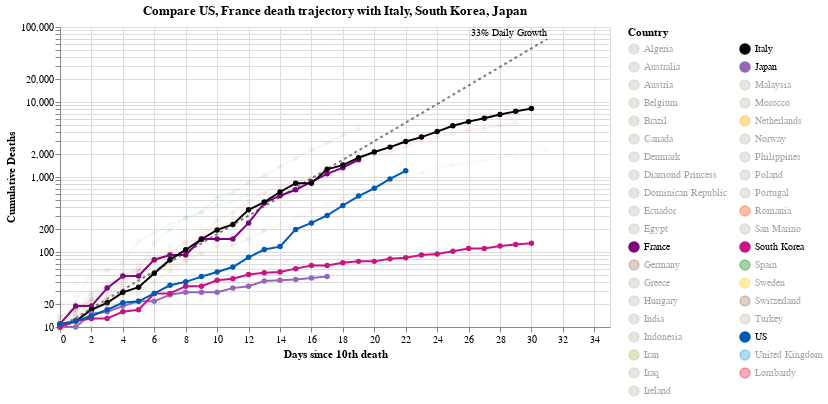

Notebook source saved alongside this figure:
### Code cell
#hide_input
chart3 = make_since_chart(['US', 'France'])
chart3

### Figure 1 — Vega-Lite specification as saved in the notebook (floating-point values rounded to 4 significant figures; data arrays with more than 128 entries replaced by an {"elided": "..."} marker saying what was removed)
{"config": {"view": {"continuousWidth": 400, "continuousHeight": 300}}, "layer": [{"mark": {"type": "line", "color": "black", "opacity": 0.5, "strokeDash": [3, 3]}, "encoding": {"x": {"type": "quantitative", "field": "Days since 10th death"}, "y": {"type": "quantitative", "field": "Confirmed Cases"}}}, {"mark": {"type": "text", "align": "right", "dy": -6, "fontSize": 10, "text": "33% Daily Growth"}, "encoding": {"x": {"type": "quantitative", "field": "Days since 10th death"}, "y": {"type": "quantitative", "field": "Confirmed Cases"}}, "transform": [{"filter": "(datum['Days since 10th death'] >= 31)"}]}, {"data": {"name": "data-6aeb6ab06bbfc933184dd2b294930324"}, "mark": {"type": "line", "point": true}, "encoding": {"color": {"type": "nominal", "field": "Country", "legend": {"columns": 2, "symbolLimit": 100}, "scale": {"domain": ["Algeria", "Australia", "Austria", "Belgium", "Brazil", "Canada", "Denmark", "Diamond Princess", "Dominican Republic", "Ecuador", "Egypt", "France", "Germany", "Greece", "Hungary", "India", "Indonesia", "Iran", "Iraq", "Ireland", "Italy", "Japan", "Malaysia", "Morocco", "Netherlands", "Norway", "Philippines", "Poland", "Portugal", "Romania", "San Marino", "South Korea", "Spain", "Sweden", "Switzerland", "Turkey", "US", "United Kingdom", "Lombardy"], "range": ["#C1B7AD", "#C1B7AD", "#C1B7AD", "#C1B7AD", "#C1B7AD", "#C1B7AD", "#C1B7AD", "#C1B7AD", "#C1B7AD", "#C1B7AD", "#C1B7AD", "purple", "#9D755D", "#C1B7AD", "#C1B7AD", "#C1B7AD", "#C1B7AD", "#A1BA59", "#C1B7AD", "#C1B7AD", "black", "#9467bd", "#C1B7AD", "#C1B7AD", "orange", "#C1B7AD", "#C1B7AD", "#C1B7AD", "#C1B7AD", "#FF4500", "#C1B7AD", "#C71585", "green", "#FFCD00", "#9D755D", "#C1B7AD", "#0059B3", "#2495D3", "#DC143C"]}}, "opacity": {"condition": {"value": 1, "selection": "selector004"}, "value": 0.05}, "tooltip": [{"type": "nominal", "field": "Country"}, {"type": "temporal", "field": "Date"}, {"type": "quantitative", "field": "Confirmed Cases"}, {"type": "quantitative", "field": "Days since 10th death"}], "x": {"type": "quantitative", "field": "Days since 10th death"}, "y": {"type": "quantitative", "axis": {"title": "Cumulative Deaths"}, "field": "Confirmed Cases", "scale": {"type": "log"}}}, "selection": {"selector004": {"type": "multi", "fields": ["Country"], "bind": "legend", "init": [{"Country": "US"}, {"Country": "France"}, {"Country": "Italy"}, {"Country": "South Korea"}, {"Country": "Japan"}]}}, "width": 550}, {"data": {"name": "data-6aeb6ab06bbfc933184dd2b294930324"}, "mark": {"type": "text", "align": "right", "dy": -8, "fontWeight": "bold"}, "encoding": {"color": {"type": "nominal", "field": "Country", "legend": {"columns": 2, "symbolLimit": 100}, "scale": {"domain": ["Algeria", "Australia", "Austria", "Belgium", "Brazil", "Canada", "Denmark", "Diamond Princess", "Dominican Republic", "Ecuador", "Egypt", "France", "Germany", "Greece", "Hungary", "India", "Indonesia", "Iran", "Iraq", "Ireland", "Italy", "Japan", "Malaysia", "Morocco", "Netherlands", "Norway", "Philippines", "Poland", "Portugal", "Romania", "San Marino", "South Korea", "Spain", "Sweden", "Switzerland", "Turkey", "US", "United Kingdom", "Lombardy"], "range": ["#C1B7AD", "#C1B7AD", "#C1B7AD", "#C1B7AD", "#C1B7AD", "#C1B7AD", "#C1B7AD", "#C1B7AD", "#C1B7AD", "#C1B7AD", "#C1B7AD", "purple", "#9D755D", "#C1B7AD", "#C1B7AD", "#C1B7AD", "#C1B7AD", "#A1BA59", "#C1B7AD", "#C1B7AD", "black", "#9467bd", "#C1B7AD", "#C1B7AD", "orange", "#C1B7AD", "#C1B7AD", "#C1B7AD", "#C1B7AD", "#FF4500", "#C1B7AD", "#C71585", "green", "#FFCD00", "#9D755D", "#C1B7AD", "#0059B3", "#2495D3", "#DC143C"]}}, "opacity": {"condition": {"value": 1, "selection": "selector004"}, "value": 0.05}, "text": {"type": "nominal", "field": "Country"}, "tooltip": [{"type": "nominal", "field": "Country"}, {"type": "temporal", "field": "Date"}, {"type": "quantitative", "field": "Confirmed Cases"}, {"type": "quantitative", "field": "Days since 10th death"}], "x": {"type": "quantitative", "field": "Days since 10th death"}, "y": {"type": "quantitative", "axis": {"title": "Cumulative Deaths"}, "field": "Confirmed Cases", "scale": {"type": "log"}}}, "transform": [{"filter": "(datum['Date'] >= 1585267200000)"}], "width": 550}], "data": {"name": "data-4522454e0bdd668e22e8700eaabcc706"}, "title": "Compare US, France death trajectory with Italy, South Korea, Japan", "$schema": "https://vega.github.io/schema/vega-lite/v4.0.2.json", "datasets": {"data-4522454e0bdd668e22e8700eaabcc706": [{"Days since 10th death": 0, "Confirmed Cases": 10.0}, {"Days since 10th death": 1, "Confirmed Cases": 13.3}, {"Days since 10th death": 2, "Confirmed Cases": 17.69}, {"Days since 10th death": 3, "Confirmed Cases": 23.53}, {"Days since 10th death": 4, "Confirmed Cases": 31.29}, {"Days since 10th death": 5, "Confirmed Cases": 41.62}, {"Days since 10th death": 6, "Confirmed Cases": 55.35}, {"Days since 10th death": 7, "Confirmed Cases": 73.61}, {"Days since 10th death": 8, "Confirmed Cases": 97.91}, {"Days since 10th death": 9, "Confirmed Cases": 130.2}, {"Days since 10th death": 10, "Confirmed Cases": 173.2}, {"Days since 10th death": 11, "Confirmed Cases": 230.3}, {"Days since 10th death": 12, "Confirmed Cases": 306.4}, {"Days since 10th death": 13, "Confirmed Cases": 407.4}, {"Days since 10th death": 14, "Confirmed Cases": 541.9}, {"Days since 10th death": 15, "Confirmed Cases": 720.7}, {"Days since 10th death": 16, "Confirmed Cases": 958.6}, {"Days since 10th death": 17, "Confirmed Cases": 1275.0}, {"Days since 10th death": 18, "Confirmed Cases": 1696.0}, {"Days since 10th death": 19, "Confirmed Cases": 2255.0}, {"Days since 10th death": 20, "Confirmed Cases": 2999.0}, {"Days since 10th death": 21, "Confirmed Cases": 3989.0}, {"Days since 10th death": 22, "Confirmed Cases": 5306.0}, {"Days since 10th death": 23, "Confirmed Cases": 7056.0}, {"Days since 10th death": 24, "Confirmed Cases": 9385.0}, {"Days since 10th death": 25, "Confirmed Cases": 12480.0}, {"Days since 10th death": 26, "Confirmed Cases": 16600.0}, {"Days since 10th death": 27, "Confirmed Cases": 22080.0}, {"Days since 10th death": 28, "Confirmed Cases": 29370.0}, {"Days since 10th death": 29, "Confirmed Cases": 39060.0}, {"Days since 10th death": 30, "Confirmed Cases": 51950.0}, {"Days since 10th death": 31, "Confirmed Cases": 69090.0}], "data-6aeb6ab06bbfc933184dd2b294930324": {"elided": "409 records"}}}
